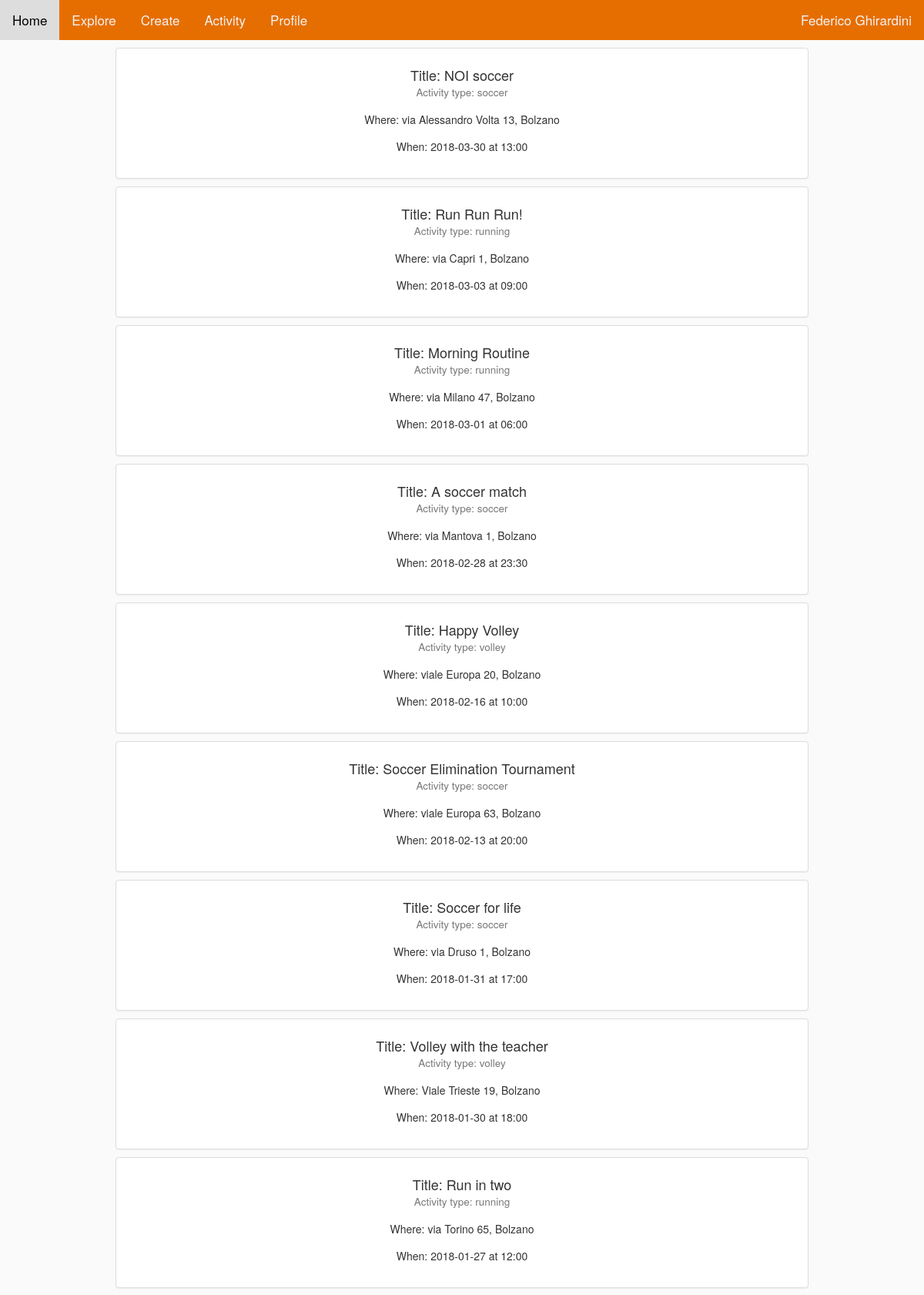
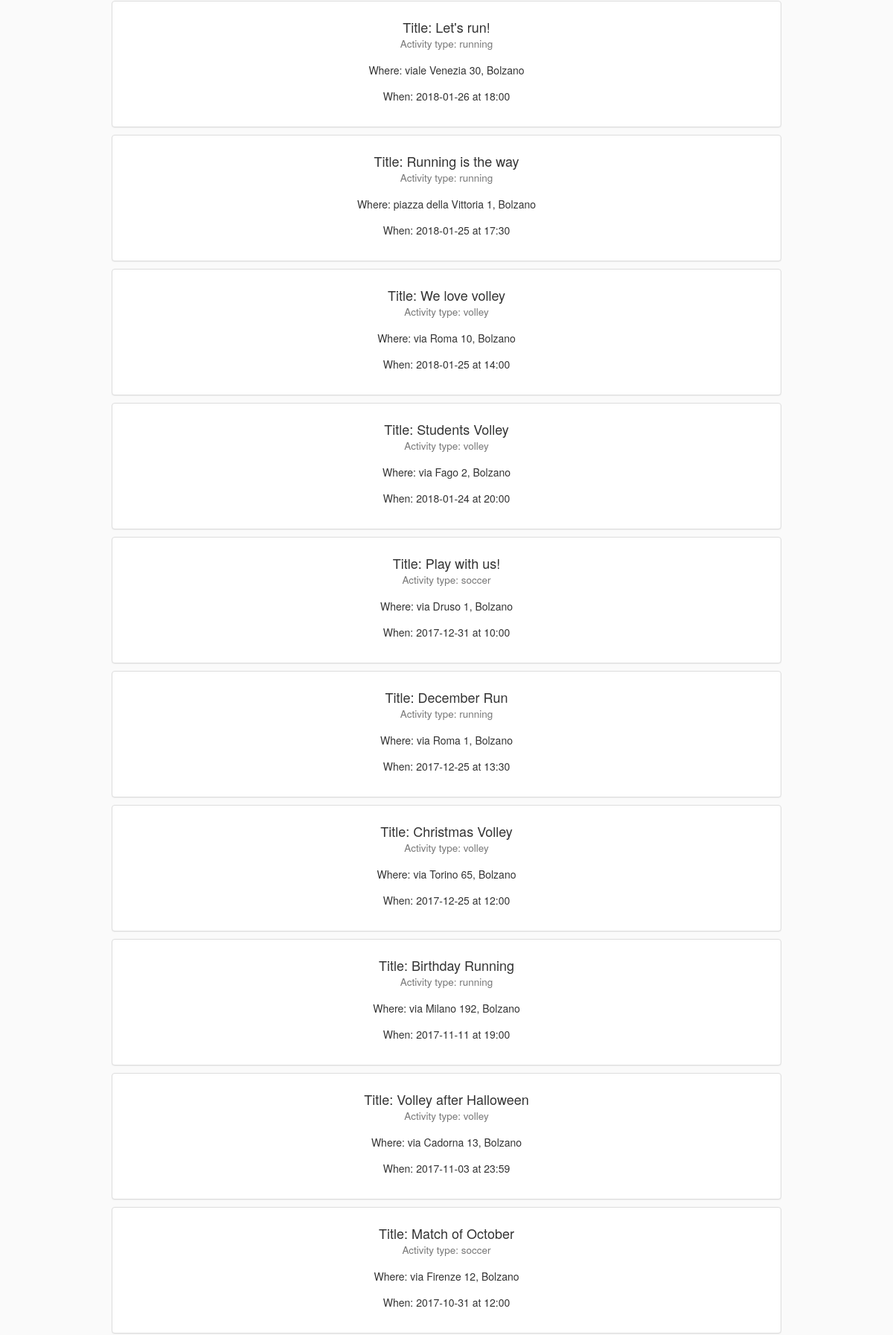
The app's page /NOSTRIFILE/SIT_OLD/activity.php (signed in, upper part) with its own data (2 pictures, top to bottom).
### tables this page shows
CREATE TABLE athletes (
    ath_id INT NOT NULL AUTO_INCREMENT,
    ath_firstname VARCHAR(20) NOT NULL,
    ath_lastname VARCHAR(20) NOT NULL,
    ath_email VARCHAR(45) NOT NULL,
    ath_username VARCHAR(25) UNIQUE NOT NULL,
    ath_password VARCHAR(32) NOT NULL,
    PRIMARY KEY (ath_id)
);

CREATE TABLE events (
    ev_id INT NOT NULL,
    ev_creator_id INT NOT NULL,
    ev_title VARCHAR(45) NOT NULL,
    ev_sport ENUM('running', 'soccer', 'volley') NOT NULL,
    ev_max_partic INT NOT NULL,
    ev_date DATE NOT NULL,
    ev_time TIME NOT NULL,
    ev_street VARCHAR(45) NOT NULL,
    ev_civic_number INT DEFAULT '1',
    ev_city VARCHAR(45) NOT NULL,
    ev_zip INT(5) NOT NULL,
    ev_lat VARCHAR(15) DEFAULT NULL,
    ev_long VARCHAR(15) DEFAULT NULL,
    ev_visibility TINYINT(1) DEFAULT '0' COMMENT '0 public, 1 private',
    ev_note VARCHAR(150) DEFAULT NULL,
    PRIMARY KEY (ev_id),
    FOREIGN KEY (ev_creator_id) REFERENCES athletes(ath_id)
);

### NOSTRIFILE/SIT_OLD/DatabaseConnector.php (called while the page is built, shortened)
<?php
$servername = "localhost";
$dbuser = "root";
$dbpass = "";
$dbname = "sit";
function getActivity(){
    global $servername, $dbuser, $dbpass, $dbname;
    $conn = new mysqli($servername, $dbuser, $dbpass, $dbname);
    $sql_now = "SELECT CURDATE() as \"date\", CURTIME() as \"time\";";
    $result_now = $conn->query($sql_now);
    if ($result_now->num_rows > 0) {
        while ($row = $result_now->fetch_assoc()) {
            $curdate = $row["date"];
            $curtime = $row["time"];
        }
    }
    else {
        echo "<script type='text/javascript'>alert('Something went wrong...\\nPlease, try again.');</script>";
        return;
    }
    $select = "SELECT ev_id, ev_creator_id, ev_title, ev_sport, ev_max_partic, ev_date, DATE_FORMAT(ev_time, '%H:%i') as ev_time, ev_street, ev_civic_number, ev_city, ev_zip, ev_lat, ev_long, ev_visibility, ev_note";
    $sql = $select." FROM events WHERE ((ev_date<'".$curdate."') OR (ev_date='".$curdate."' AND ev_time<'".$curtime."')) AND ev_visibility=0 ORDER BY ev_date DESC, ev_time DESC;";
    $result = $conn->query($sql);
    if ($result->num_rows > 0) {
        return $result;
    } else {
        return array();
    }
}
function getAthlete($id){
    global $servername, $dbuser, $dbpass, $dbname;
    $conn = new mysqli($servername, $dbuser, $dbpass, $dbname);
    $sql = "SELECT * FROM athletes WHERE ath_id LIKE \"".$id."\" LIMIT 1;";
    $result = $conn->query($sql);
    if ($result->num_rows > 0) {
        return $result;
    } else {
        return array();
    }
}
?>

### NOSTRIFILE/SIT_OLD/activity.php (the view, shortened to what this page needs)
<!DOCTYPE html>
<?php
include ("DatabaseConnector.php");
$resAth = getAthlete($_SESSION["id"]);
foreach ($resAth as $record){
    $name = $record["ath_firstname"] . " " . $record["ath_lastname"];
}
?>
<html>
<head>
    <link rel="stylesheet" href="https://maxcdn.bootstrapcdn.com/bootstrap/3.3.7/css/bootstrap.min.css">
    <link rel="stylesheet" href="global.css">
</head>
<body>
    <div class="topnav" id="myTopnav">
      <a href="home.php">Home</a>
      <a href="explore.php">Explore</a>
      <a href="create.php">Create</a>
      <a href="activity.php">Activity</a>
      <a href="profile.php">Profile</a>
      <?php echo "<a href=\"profile.php\" id=\"userBar\" style=\"float: right;\">" . $name . "</a>"; ?>
 </div>
 <?php
 $res = getActivity();
 foreach($res as $record){
    $title = $record["ev_title"];
    $sport = $record["ev_sport"];
    $date = $record["ev_date"];
    $time = $record["ev_time"];
    $city = $record["ev_city"];
    $street = $record["ev_street"];
    $civic_number = $record["ev_civic_number"];
    ?>
    <div class="panel panel-default" style="width: 75%; height: 170px; margin: 0 auto; margin-top: 10px; margin-bottom: 10px;">
       <div class="panel-body">
        <div class="row" style="text-align: center;">
            <h4>Title: <?= $title ?><br>
                <small style="text-align: center;">Activity type: <?=$sport ?></small><br>
            </h4>
        </div>
        <div class="row" style="text-align: center;">
            <h5>Where: <?= $street ?> <?= $civic_number ?>, <?= $city ?></h5>
        </div>
        <div class="row" style="text-align: center;">
            <h5>When: <?= $date ?> at <?= $time ?></h5>
        </div>
    </div>
</div>
<?php   } ?>
</body>
</html>

### NOSTRIFILE/SIT_OLD/global.css (style rules this page uses)
.topnav { background-color: #E66E00; overflow: hidden; }
.topnav a { float: left; display: block; color: #f2f2f2; text-align: center; padding: 14px 16px; text-decoration: none; font-size: 17px; }
body { background-color: #FAFAFA; }

### records on screen
athletes: name "Federico Ghirardini"
events: ev_title "NOI soccer", ev_sport "soccer", ev_street "via Alessandro Volta", ev_civic_number "13", ev_city "Bolzano", ev_date "2018-03-30", time "13:00"
events: ev_title "Run Run Run!", ev_sport "running", ev_street "via Capri", ev_civic_number "1", ev_city "Bolzano", ev_date "2018-03-03", time "09:00"
events: ev_title "Morning Routine", ev_sport "running", ev_street "via Milano", ev_civic_number "47", ev_city "Bolzano", ev_date "2018-03-01", time "06:00"
events: ev_title "A soccer match", ev_sport "soccer", ev_street "via Mantova", ev_civic_number "1", ev_city "Bolzano", ev_date "2018-02-28", time "23:30"
events: ev_title "Happy Volley", ev_sport "volley", ev_street "viale Europa", ev_civic_number "20", ev_city "Bolzano", ev_date "2018-02-16", time "10:00"
events: ev_title "Soccer Elimination Tournament", ev_sport "soccer", ev_street "viale Europa", ev_civic_number "63", ev_city "Bolzano", ev_date "2018-02-13", time "20:00"
events: ev_title "Soccer for life", ev_sport "soccer", ev_street "via Druso", ev_civic_number "1", ev_city "Bolzano", ev_date "2018-01-31", time "17:00"
events: ev_title "Volley with the teacher", ev_sport "volley", ev_street "Viale Trieste", ev_civic_number "19", ev_city "Bolzano", ev_date "2018-01-30", time "18:00"
events: ev_title "Run in two", ev_sport "running", ev_street "via Torino", ev_civic_number "65", ev_city "Bolzano", ev_date "2018-01-27", time "12:00"
events: ev_title "Let's run!", ev_sport "running", ev_street "viale Venezia", ev_civic_number "30", ev_city "Bolzano", ev_date "2018-01-26", time "18:00"
events: ev_title "Running is the way", ev_sport "running", ev_street "piazza della Vittoria", ev_civic_number "1", ev_city "Bolzano", ev_date "2018-01-25", time "17:30"
events: ev_title "We love volley", ev_sport "volley", ev_street "via Roma", ev_civic_number "10", ev_city "Bolzano", ev_date "2018-01-25", time "14:00"
events: ev_title "Students Volley", ev_sport "volley", ev_street "via Fago", ev_civic_number "2", ev_city "Bolzano", ev_date "2018-01-24", time "20:00"
events: ev_title "Play with us!", ev_sport "soccer", ev_street "via Druso", ev_civic_number "1", ev_city "Bolzano", ev_date "2017-12-31", time "10:00"
events: ev_title "December Run", ev_sport "running", ev_street "via Roma", ev_civic_number "1", ev_city "Bolzano", ev_date "2017-12-25", time "13:30"
events: ev_title "Christmas Volley", ev_sport "volley", ev_street "via Torino", ev_civic_number "65", ev_city "Bolzano", ev_date "2017-12-25", time "12:00"
events: ev_title "Birthday Running", ev_sport "running", ev_street "via Milano", ev_civic_number "192", ev_city "Bolzano", ev_date "2017-11-11", time "19:00"
events: ev_title "Volley after Halloween", ev_sport "volley", ev_street "via Cadorna", ev_civic_number "13", ev_city "Bolzano", ev_date "2017-11-03", time "23:59"
events: ev_title "Match of October", ev_sport "soccer", ev_street "via Firenze", ev_civic_number "12", ev_city "Bolzano", ev_date "2017-10-31", time "12:00"
